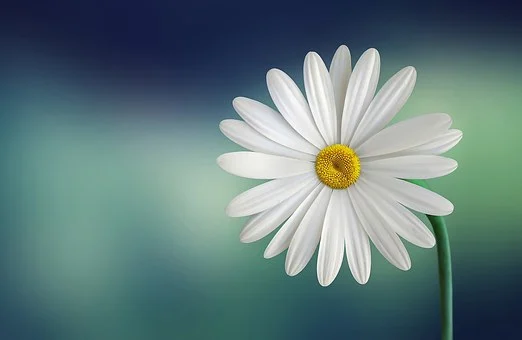
#> input picture flower.jpg, 522 x 340 px
$ jupyter execute 'Image Blurring.ipynb'
#> lines starting #> are read from the running program, lines starting #| are printed output that depends on the picture; after the words box and inside, x2 and y2 are one past the last pixel; in counts of white or black regions, pixels touching at a corner belong together
[cell 1]
import cv2 as cv
import numpy as np
from matplotlib import pyplot as plt

[cell 2]
img = cv.imread('flower.jpg')
#> img is the input picture: shape (340, 522, 3); mean B, G, R 123.7, 122.7, 97.4

[cell 3]
blur = cv.blur(img,(5,5),0)

[cell 4]
plt.subplot(121)   #the figure has 1 row, 2 columns, and this plot is the first plot.
plt.imshow(img)
plt.title('Original')
plt.xticks([])
plt.yticks([])
plt.subplot(122)    #the figure has 1 row, 2 columns, and this plot is the second plot.
plt.imshow(blur)
plt.title('Blurred')
plt.xticks([])
plt.yticks([])
plt.show()
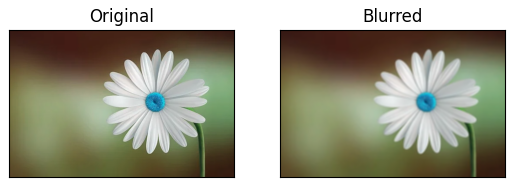
#> figure drawn by matplotlib, 2 panels; B, G, R data is drawn as R, G, B

[cell 5]
edges = cv.Canny(blur,100,200)
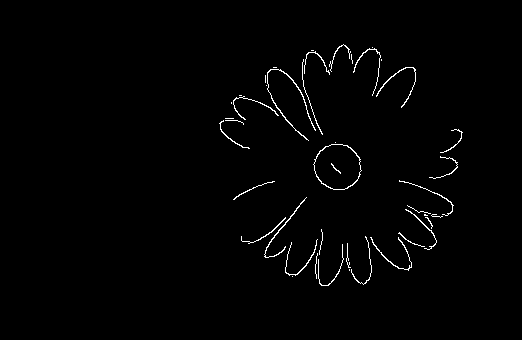
#> edges: shape (340, 522); 1.2% white in thin lines or dots, all inside (x1, y1, x2, y2) = (219, 44, 463, 286)

[cell 6]
plt.subplot(121)
plt.imshow(img,cmap = 'gray')
plt.title('Original Image')
plt.xticks([])
plt.yticks([])
plt.subplot(122)
plt.imshow(edges,cmap = 'gray')
plt.title('Edge Image')
plt.xticks([])
plt.yticks([])
plt.show()
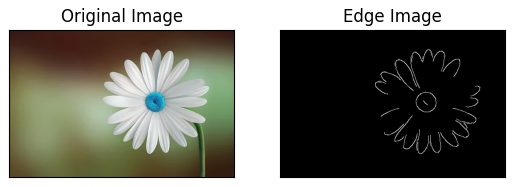
#> figure drawn by matplotlib, 2 panels; B, G, R data is drawn as R, G, B

[cell 7]
contours, hierarchy = cv.findContours(edges,cv.RETR_TREE, cv.CHAIN_APPROX_SIMPLE)
#> contours = 44 contours, 33 with area under 20; largest, box (x1, y1, x2, y2) and area: (313, 144, 362, 190) 1664, (313, 144, 362, 190) 1622, (267, 69, 316, 141) 64, (264, 197, 307, 258) 48, (370, 237, 412, 271) 36
# draw all contours
image = cv.drawContours(edges, contours, -1, (0, 255, 0), 2)
#> image: shape (340, 522); every value is 0

$ run again, with test.jpg copied over flower.jpg
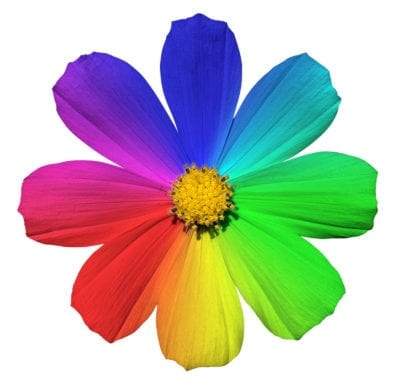
#> input picture test.jpg, 400 x 391 px
#> img is the input picture: shape (391, 400, 3); mean B, G, R 176.6, 185.1, 186
#> `edges = cv.Canny(blur,100,200)`:
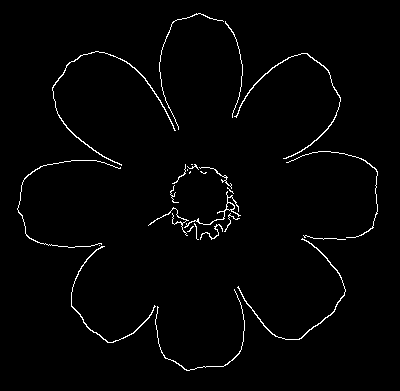
#> edges: shape (391, 400); 1.8% white in thin lines or dots, all inside (x1, y1, x2, y2) = (17, 13, 378, 371)
#> `plt.show()`:
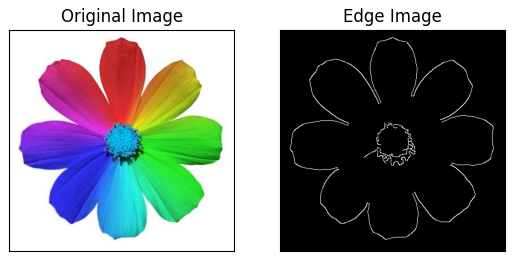
#> figure drawn by matplotlib, 2 panels; B, G, R data is drawn as R, G, B
#> contours = 28 contours, 18 with area under 20; largest, box (x1, y1, x2, y2) and area: (52, 51, 176, 166) 122, (234, 53, 341, 159) 110, (237, 238, 346, 340) 110, (184, 191, 241, 228) 86, (71, 246, 156, 343) 86
#> image: shape (391, 400); every value is 0
